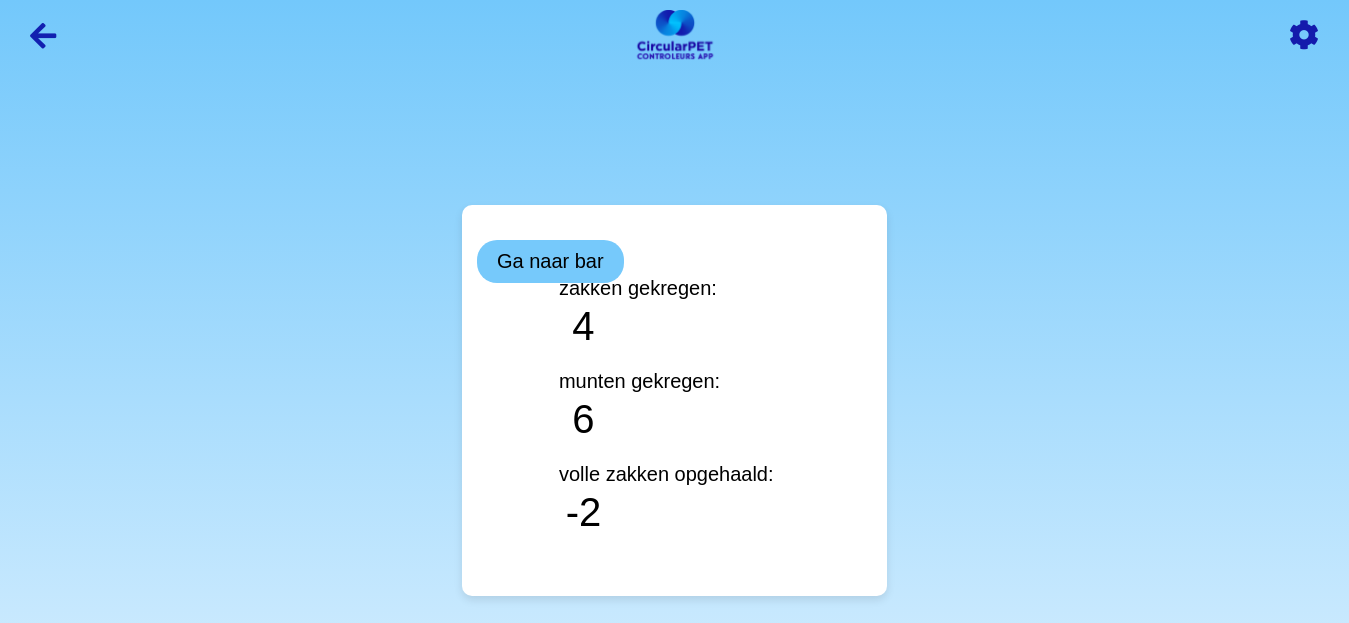
Screenshot of /bar/2 with the database file from the repository.
### app.py (models this page shows, shortened)
class Bar(db.Model):
    id = db.Column(db.Integer, primary_key=True)
    zakken_gekregen = db.Column(db.Integer, default=0)
    munten_gekregen = db.Column(db.Integer, default=0)
    volle_zakken_opgehaald = db.Column(db.Integer, default=0)
    url = db.Column(db.String)  # Add this line
    link = db.Column(db.String)  # Add this line
    change_log = db.Column(db.String, default="", nullable=True)
    activity_log = db.relationship('ActivityLog', backref='bar', lazy=True)
    id = db.Column(db.Integer, primary_key=True)
    name = db.Column(db.String(120), unique=True, nullable=False)
    zakken = db.Column(db.Integer, nullable=False, default=0)
    bekers = db.Column(db.Integer, nullable=False, default=0)
    location_id = db.Column(db.Integer, db.ForeignKey('location.id'), nullable=False)
    location = db.relationship('Location', backref=db.backref('bars', lazy=True))

### app.py (the view)
@app.route('/bar/<int:bar_id>', methods=['GET', 'POST'])
def bar(bar_id):
    session['bar_id'] = bar_id  # Store bar_id in session
    bar = Bar.query.get_or_404(bar_id)  # Fetch the specific bar or return 404
    user = User.query.get_or_404(bar.location.users[0].id)  # Fetch the first user of the bar's location
    if request.method == 'POST':
        return redirect(url_for('bar', bar_id=bar_id))
    link = bar.link if bar.link else Bar.query.first().link  # Fallback to the first bar's link if none set.
    return render_template('bar.html', bar=bar, link=link, user=user)

### templates/bar.html (shortened to what this page needs)
<!DOCTYPE html>
<html lang="en">
<head>
    <link rel="stylesheet" href="{{ url_for('static', filename='main.css') }}">
    <link rel="stylesheet" href="https://cdnjs.cloudflare.com/ajax/libs/font-awesome/4.7.0/css/font-awesome.min.css">
    <link rel="stylesheet" href="https://cdnjs.cloudflare.com/ajax/libs/font-awesome/5.15.3/css/all.min.css">
</head>
<body>
        <img src="{{ url_for('static', filename='logo.png') }}" alt="CircularPET Logo" class="logo2">
        <a href="javascript:history.back()" class="back-button"><i class="fas fa-arrow-left"></i></a>
        <i id="gear-icon" class="fa fa-cog gear-icon-container"></i>
    <div class="cube-container">
        <div class="cube user-cube">
            <a href="{{ bar.link }}" class="btn btn-primary">Ga naar bar</a>
                <form method="POST" style="width: 60%;">
                    <div class="meer">
                        <label  for="zakkenInput">zakken gekregen:</label>
                        <div class="input-group-form">
                            <input type="number" id="zakken_gekregenInput" name="zakken_gekregen"
                                value="{{ bar.zakken_gekregen }}" style=" -moz-appearance: textfield;">
                        </div>
                    </div>
                    <div class="meer">
                        <label  for="muntenInput">munten gekregen:</label>
                        <div class="input-group-form">
                            <input type="number" id="munten_gekregenInput" name="munten_gekregen"
                                value="{{ bar.munten_gekregen }}" style="-moz-appearance: textfield;" >
                        </div>
                    </div>
                    <div class="meer">
                        <label for="volleZakkenInput">volle zakken opgehaald:</label>
                        <div class="input-group-form">
                            <input type="number" id="volle_zakken_opgehaaldInput" name="volle_zakken_opgehaald"
                                value="{{ bar.volle_zakken_opgehaald }}" style=" -moz-appearance: textfield;">
                        </div>
                    </div>
                </form>
            </div>
        </div>
</body>
</html>

### static/main.css (style rules this page uses)
body { font-family: 'Arial', sans-serif; background: linear-gradient(to bottom, #73c8fb 0%, #e0f2ff 100%); margin: 0; padding: 0; display: flex; height: 100vh; align-items: center; justify-content: center; }
.meer { width: 200%; }
.btn.btn-primary { padding: 10px 20px; margin: 15px; position: absolute; left: 0; background-color: #76C9FB; border-radius: 20px; color: black; text-decoration: none; font-size: 20px; }
.back-button { position: fixed; top: 10px; left: 10px; background-color: transparent; color: #1220B0; text-decoration: none; padding: 10px 20px; border-radius: 5px; font-size: 30px; }
.input-group-form { width: 70vw; border-radius: 20px; color: rgba(128, 128, 128, 0.274); margin: 3px 0px 20px 0px; justify-content: center; }
.meer label { font-size: 20px; }
#zakken_gekregenInput, #munten_gekregenInput, #volle_zakken_opgehaaldInput { border: none; font-size: 40px; width: 60px !important; overflow: auto; text-align: center; border-radius: 20px; }
#gear-icon { font-size: 30px; }
.logo2 { position: absolute; top: 10px; width: 90px; position: fixed; }
.gear-icon-container { position: fixed; top: 20px; right: 20px; cursor: pointer; font-size: 24px; color: #141AAC; font-size: 30px; padding: 10px 20px; margin-top: -10px; margin-right: -10px; }
::placeholder { color: #888; }
form { background: #fff; padding: 20px; border-radius: 10px; display: inline-block; }
form label, form select, form input[type="submit"] { font-size: 1em; }
.cube-container { display: flex; flex-wrap: wrap; gap: 20px; justify-content: center; position: relative; }
.cube { background-color: #fff; padding: 20px; border-radius: 10px; box-shadow: 0 4px 8px rgba(0, 0, 0, 0.1); display: flex; flex-direction: column; align-items: center; }
.user-cube, .location-cube { width: calc(33vw - 20px); box-sizing: border-box; }

### rows the page displays
Bar: zakken_gekregen "4", munten_gekregen "6", volle_zakken_opgehaald "-2"
